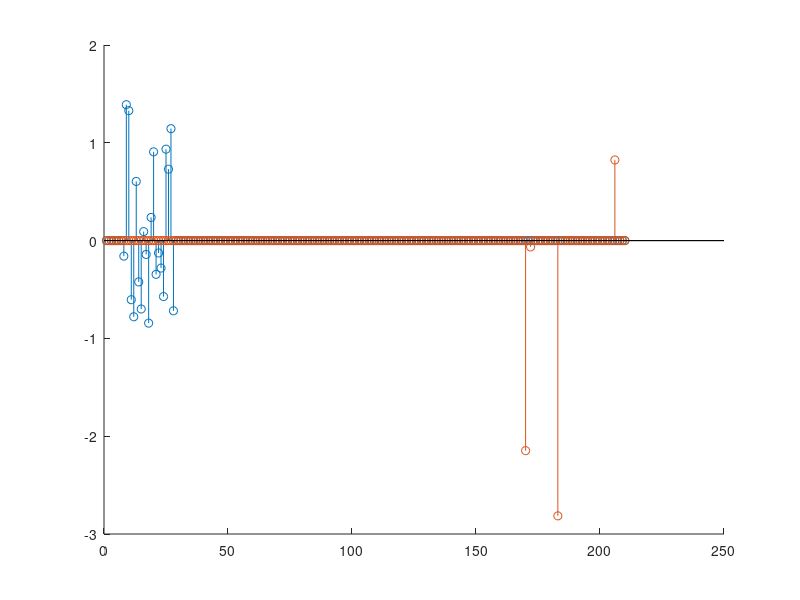

The MATLAB source for this figure:
close all
clear all
clc

n = 210;

x0 = zeros(n,1);

gfd = randperm(n - 10);
piv = gfd(1);


x0(8:28) = randn(21,1);

xg=x0;
%===========
a = 4;
%===========
b = randperm(210 - 28);
for i = 1:a
    x0(b(i)+28) = randn(1,1);
end
support=find(x0);
ns = i;
save(['signal_' num2str(a)],'x0','support','ns','piv')

disp(a(1));
disp( find(x0));
figure;
hold on
stem(xg);
stem(x0-xg);
hold off